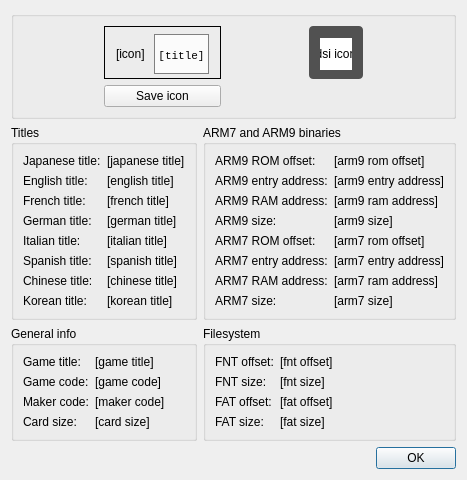
<?xml version="1.0" encoding="UTF-8"?>
<ui version="4.0">
 <class>ROMInfoDialog</class>
 <widget class="QDialog" name="ROMInfoDialog">
  <property name="geometry">
   <rect>
    <x>0</x>
    <y>0</y>
    <width>427</width>
    <height>434</height>
   </rect>
  </property>
  <property name="sizePolicy">
   <sizepolicy hsizetype="Fixed" vsizetype="Fixed">
    <horstretch>0</horstretch>
    <verstretch>0</verstretch>
   </sizepolicy>
  </property>
  <property name="windowTitle">
   <string>ROM info - melonDS</string>
  </property>
  <layout class="QGridLayout" name="gridLayout">
   <item row="2" column="0">
    <widget class="QGroupBox" name="titles">
     <property name="sizePolicy">
      <sizepolicy hsizetype="MinimumExpanding" vsizetype="MinimumExpanding">
       <horstretch>0</horstretch>
       <verstretch>0</verstretch>
      </sizepolicy>
     </property>
     <property name="title">
      <string>Titles</string>
     </property>
     <layout class="QFormLayout" name="formLayout">
      <item row="0" column="0">
       <widget class="QLabel" name="label_2">
        <property name="font">
         <font>
          <underline>false</underline>
         </font>
        </property>
        <property name="text">
         <string>Japanese title:</string>
        </property>
       </widget>
      </item>
      <item row="0" column="1">
       <widget class="QLabel" name="japaneseTitle">
        <property name="text">
         <string>[japanese title]</string>
        </property>
       </widget>
      </item>
      <item row="1" column="0">
       <widget class="QLabel" name="label_3">
        <property name="font">
         <font>
          <underline>false</underline>
         </font>
        </property>
        <property name="text">
         <string>English title:</string>
        </property>
       </widget>
      </item>
      <item row="1" column="1">
       <widget class="QLabel" name="englishTitle">
        <property name="text">
         <string>[english title]</string>
        </property>
       </widget>
      </item>
      <item row="2" column="0">
       <widget class="QLabel" name="label_4">
        <property name="font">
         <font>
          <underline>false</underline>
         </font>
        </property>
        <property name="text">
         <string>French title:</string>
        </property>
       </widget>
      </item>
      <item row="2" column="1">
       <widget class="QLabel" name="frenchTitle">
        <property name="text">
         <string>[french title]</string>
        </property>
       </widget>
      </item>
      <item row="3" column="0">
       <widget class="QLabel" name="label_5">
        <property name="font">
         <font>
          <underline>false</underline>
         </font>
        </property>
        <property name="text">
         <string>German title:</string>
        </property>
       </widget>
      </item>
      <item row="3" column="1">
       <widget class="QLabel" name="germanTitle">
        <property name="text">
         <string>[german title]</string>
        </property>
       </widget>
      </item>
      <item row="4" column="0">
       <widget class="QLabel" name="label_6">
        <property name="font">
         <font>
          <underline>false</underline>
         </font>
        </property>
        <property name="text">
         <string>Italian title:</string>
        </property>
       </widget>
      </item>
      <item row="4" column="1">
       <widget class="QLabel" name="italianTitle">
        <property name="text">
         <string>[italian title]</string>
        </property>
       </widget>
      </item>
      <item row="5" column="0">
       <widget class="QLabel" name="label_7">
        <property name="font">
         <font>
          <underline>false</underline>
         </font>
        </property>
        <property name="text">
         <string>Spanish title:</string>
        </property>
       </widget>
      </item>
      <item row="5" column="1">
       <widget class="QLabel" name="spanishTitle">
        <property name="text">
         <string>[spanish title]</string>
        </property>
       </widget>
      </item>
      <item row="6" column="0">
       <widget class="QLabel" name="label_25">
        <property name="font">
         <font>
          <underline>false</underline>
         </font>
        </property>
        <property name="text">
         <string>Chinese title:</string>
        </property>
       </widget>
      </item>
      <item row="6" column="1">
       <widget class="QLabel" name="chineseTitle">
        <property name="text">
         <string>[chinese title]</string>
        </property>
       </widget>
      </item>
      <item row="7" column="0">
       <widget class="QLabel" name="label_23">
        <property name="font">
         <font>
          <underline>false</underline>
         </font>
        </property>
        <property name="text">
         <string>Korean title:</string>
        </property>
       </widget>
      </item>
      <item row="7" column="1">
       <widget class="QLabel" name="koreanTitle">
        <property name="text">
         <string>[korean title]</string>
        </property>
       </widget>
      </item>
     </layout>
    </widget>
   </item>
   <item row="2" column="1">
    <widget class="QGroupBox" name="arm9AndArm7Binaries">
     <property name="title">
      <string>ARM7 and ARM9 binaries</string>
     </property>
     <layout class="QFormLayout" name="formLayout_2">
      <item row="0" column="0">
       <widget class="QLabel" name="label_11">
        <property name="font">
         <font>
          <underline>false</underline>
         </font>
        </property>
        <property name="text">
         <string>ARM9 ROM offset: </string>
        </property>
       </widget>
      </item>
      <item row="0" column="1">
       <widget class="QLabel" name="arm9RomOffset">
        <property name="text">
         <string>[arm9 rom offset]</string>
        </property>
       </widget>
      </item>
      <item row="1" column="0">
       <widget class="QLabel" name="label_12">
        <property name="font">
         <font>
          <underline>false</underline>
         </font>
        </property>
        <property name="text">
         <string>ARM9 entry address:</string>
        </property>
       </widget>
      </item>
      <item row="1" column="1">
       <widget class="QLabel" name="arm9EntryAddress">
        <property name="text">
         <string>[arm9 entry address]</string>
        </property>
       </widget>
      </item>
      <item row="2" column="0">
       <widget class="QLabel" name="label_14">
        <property name="font">
         <font>
          <underline>false</underline>
         </font>
        </property>
        <property name="text">
         <string>ARM9 RAM address:</string>
        </property>
       </widget>
      </item>
      <item row="2" column="1">
       <widget class="QLabel" name="arm9RamAddress">
        <property name="text">
         <string>[arm9 ram address]</string>
        </property>
       </widget>
      </item>
      <item row="3" column="0">
       <widget class="QLabel" name="label_16">
        <property name="font">
         <font>
          <underline>false</underline>
         </font>
        </property>
        <property name="text">
         <string>ARM9 size:</string>
        </property>
       </widget>
      </item>
      <item row="3" column="1">
       <widget class="QLabel" name="arm9Size">
        <property name="text">
         <string>[arm9 size]</string>
        </property>
       </widget>
      </item>
      <item row="4" column="0">
       <widget class="QLabel" name="label_15">
        <property name="font">
         <font>
          <underline>false</underline>
         </font>
        </property>
        <property name="text">
         <string>ARM7 ROM offset: </string>
        </property>
       </widget>
      </item>
      <item row="4" column="1">
       <widget class="QLabel" name="arm7RomOffset">
        <property name="text">
         <string>[arm7 rom offset]</string>
        </property>
       </widget>
      </item>
      <item row="5" column="0">
       <widget class="QLabel" name="label_13">
        <property name="font">
         <font>
          <underline>false</underline>
         </font>
        </property>
        <property name="text">
         <string>ARM7 entry address:</string>
        </property>
       </widget>
      </item>
      <item row="5" column="1">
       <widget class="QLabel" name="arm7EntryAddress">
        <property name="text">
         <string>[arm7 entry address]</string>
        </property>
       </widget>
      </item>
      <item row="6" column="0">
       <widget class="QLabel" name="label_18">
        <property name="font">
         <font>
          <underline>false</underline>
         </font>
        </property>
        <property name="text">
         <string>ARM7 RAM address:</string>
        </property>
       </widget>
      </item>
      <item row="6" column="1">
       <widget class="QLabel" name="arm7RamAddress">
        <property name="text">
         <string>[arm7 ram address]</string>
        </property>
       </widget>
      </item>
      <item row="7" column="0">
       <widget class="QLabel" name="label_17">
        <property name="font">
         <font>
          <underline>false</underline>
         </font>
        </property>
        <property name="text">
         <string>ARM7 size:</string>
        </property>
       </widget>
      </item>
      <item row="7" column="1">
       <widget class="QLabel" name="arm7Size">
        <property name="text">
         <string>[arm7 size]</string>
        </property>
       </widget>
      </item>
     </layout>
    </widget>
   </item>
   <item row="3" column="1">
    <widget class="QGroupBox" name="filesystem">
     <property name="sizePolicy">
      <sizepolicy hsizetype="MinimumExpanding" vsizetype="MinimumExpanding">
       <horstretch>0</horstretch>
       <verstretch>0</verstretch>
      </sizepolicy>
     </property>
     <property name="title">
      <string>Filesystem</string>
     </property>
     <layout class="QFormLayout" name="formLayout_4">
      <item row="0" column="0">
       <widget class="QLabel" name="label_19">
        <property name="font">
         <font>
          <underline>false</underline>
         </font>
        </property>
        <property name="text">
         <string>FNT offset:</string>
        </property>
       </widget>
      </item>
      <item row="0" column="1">
       <widget class="QLabel" name="fntOffset">
        <property name="text">
         <string>[fnt offset]</string>
        </property>
       </widget>
      </item>
      <item row="1" column="0">
       <widget class="QLabel" name="label_20">
        <property name="font">
         <font>
          <underline>false</underline>
         </font>
        </property>
        <property name="text">
         <string>FNT size:</string>
        </property>
       </widget>
      </item>
      <item row="1" column="1">
       <widget class="QLabel" name="fntSize">
        <property name="text">
         <string>[fnt size]</string>
        </property>
       </widget>
      </item>
      <item row="2" column="0">
       <widget class="QLabel" name="label_21">
        <property name="font">
         <font>
          <underline>false</underline>
         </font>
        </property>
        <property name="text">
         <string>FAT offset:</string>
        </property>
       </widget>
      </item>
      <item row="2" column="1">
       <widget class="QLabel" name="fatOffset">
        <property name="text">
         <string>[fat offset]</string>
        </property>
       </widget>
      </item>
      <item row="3" column="0">
       <widget class="QLabel" name="label_22">
        <property name="font">
         <font>
          <underline>false</underline>
         </font>
        </property>
        <property name="text">
         <string>FAT size:</string>
        </property>
       </widget>
      </item>
      <item row="3" column="1">
       <widget class="QLabel" name="fatSize">
        <property name="text">
         <string>[fat size]</string>
        </property>
       </widget>
      </item>
     </layout>
    </widget>
   </item>
   <item row="3" column="0">
    <widget class="QGroupBox" name="generalInfo">
     <property name="sizePolicy">
      <sizepolicy hsizetype="MinimumExpanding" vsizetype="MinimumExpanding">
       <horstretch>0</horstretch>
       <verstretch>0</verstretch>
      </sizepolicy>
     </property>
     <property name="title">
      <string>General info</string>
     </property>
     <layout class="QFormLayout" name="formLayout_3">
      <item row="0" column="0">
       <widget class="QLabel" name="label">
        <property name="font">
         <font>
          <underline>false</underline>
         </font>
        </property>
        <property name="text">
         <string>Game title:</string>
        </property>
       </widget>
      </item>
      <item row="0" column="1">
       <widget class="QLabel" name="gameTitle">
        <property name="text">
         <string>[game title]</string>
        </property>
       </widget>
      </item>
      <item row="1" column="0">
       <widget class="QLabel" name="label_8">
        <property name="font">
         <font>
          <underline>false</underline>
         </font>
        </property>
        <property name="text">
         <string>Game code:</string>
        </property>
       </widget>
      </item>
      <item row="1" column="1">
       <widget class="QLabel" name="gameCode">
        <property name="text">
         <string>[game code]</string>
        </property>
       </widget>
      </item>
      <item row="2" column="0">
       <widget class="QLabel" name="label_9">
        <property name="font">
         <font>
          <underline>false</underline>
         </font>
        </property>
        <property name="text">
         <string>Maker code:</string>
        </property>
       </widget>
      </item>
      <item row="2" column="1">
       <widget class="QLabel" name="makerCode">
        <property name="text">
         <string>[maker code]</string>
        </property>
       </widget>
      </item>
      <item row="3" column="0">
       <widget class="QLabel" name="label_10">
        <property name="font">
         <font>
          <underline>false</underline>
         </font>
        </property>
        <property name="text">
         <string>Card size:</string>
        </property>
       </widget>
      </item>
      <item row="3" column="1">
       <widget class="QLabel" name="cardSize">
        <property name="text">
         <string>[card size]</string>
        </property>
       </widget>
      </item>
     </layout>
    </widget>
   </item>
   <item row="4" column="0" colspan="2">
    <widget class="QDialogButtonBox" name="buttonBox">
     <property name="orientation">
      <enum>Qt::Horizontal</enum>
     </property>
     <property name="standardButtons">
      <set>QDialogButtonBox::Ok</set>
     </property>
    </widget>
   </item>
   <item row="0" column="0" colspan="2">
    <widget class="QGroupBox" name="groupBox_2">
     <layout class="QGridLayout" name="gridLayout_9">
      <item row="0" column="1">
       <widget class="QGroupBox" name="iconBox">
        <property name="sizePolicy">
         <sizepolicy hsizetype="Preferred" vsizetype="Preferred">
          <horstretch>0</horstretch>
          <verstretch>0</verstretch>
         </sizepolicy>
        </property>
        <property name="styleSheet">
         <string notr="true">#iconBox {
    border: 1px solid black;
    background-color:  qlineargradient(x1: 0, y1: 0, x2: 0, y2: 1, 
    stop: 0 white,  
    stop: 1 lightgrey);
}

#titleBox {
    border: 0.5px solid grey;
    background-color: #fbfbfb;
}

#iconTitle {
    color: black;
}
</string>
        </property>
        <property name="title">
         <string/>
        </property>
        <property name="alignment">
         <set>Qt::AlignCenter</set>
        </property>
        <property name="flat">
         <bool>false</bool>
        </property>
        <property name="checkable">
         <bool>false</bool>
        </property>
        <layout class="QGridLayout" name="gridLayout_2">
         <property name="topMargin">
          <number>2</number>
         </property>
         <property name="bottomMargin">
          <number>2</number>
         </property>
         <item row="0" column="1">
          <widget class="QLabel" name="iconImage">
           <property name="sizePolicy">
            <sizepolicy hsizetype="Preferred" vsizetype="Preferred">
             <horstretch>0</horstretch>
             <verstretch>0</verstretch>
            </sizepolicy>
           </property>
           <property name="minimumSize">
            <size>
             <width>32</width>
             <height>32</height>
            </size>
           </property>
           <property name="maximumSize">
            <size>
             <width>32</width>
             <height>32</height>
            </size>
           </property>
           <property name="text">
            <string>[icon]</string>
           </property>
          </widget>
         </item>
         <item row="0" column="2">
          <widget class="QGroupBox" name="titleBox">
           <property name="sizePolicy">
            <sizepolicy hsizetype="Expanding" vsizetype="Expanding">
             <horstretch>0</horstretch>
             <verstretch>0</verstretch>
            </sizepolicy>
           </property>
           <property name="title">
            <string/>
           </property>
           <layout class="QGridLayout" name="gridLayout_4">
            <property name="leftMargin">
             <number>1</number>
            </property>
            <property name="topMargin">
             <number>1</number>
            </property>
            <property name="rightMargin">
             <number>1</number>
            </property>
            <property name="bottomMargin">
             <number>1</number>
            </property>
            <item row="0" column="0">
             <widget class="QLabel" name="iconTitle">
              <property name="sizePolicy">
               <sizepolicy hsizetype="MinimumExpanding" vsizetype="MinimumExpanding">
                <horstretch>0</horstretch>
                <verstretch>0</verstretch>
               </sizepolicy>
              </property>
              <property name="font">
               <font>
                <family>Courier New</family>
                <pointsize>8</pointsize>
                <weight>50</weight>
                <italic>false</italic>
                <bold>false</bold>
               </font>
              </property>
              <property name="text">
               <string>[title]</string>
              </property>
              <property name="alignment">
               <set>Qt::AlignCenter</set>
              </property>
             </widget>
            </item>
           </layout>
          </widget>
         </item>
        </layout>
       </widget>
      </item>
      <item row="0" column="3">
       <widget class="QGroupBox" name="dsiIconBox">
        <property name="sizePolicy">
         <sizepolicy hsizetype="Minimum" vsizetype="Minimum">
          <horstretch>0</horstretch>
          <verstretch>0</verstretch>
         </sizepolicy>
        </property>
        <property name="styleSheet">
         <string notr="true">#dsiIconBox {
    border-radius: 4px;
    background-color: #515151;
}

#dsiIconImage {
    background-color: white;
}</string>
        </property>
        <property name="title">
         <string/>
        </property>
        <property name="alignment">
         <set>Qt::AlignCenter</set>
        </property>
        <property name="flat">
         <bool>false</bool>
        </property>
        <property name="checkable">
         <bool>false</bool>
        </property>
        <layout class="QGridLayout" name="gridLayout_10">
         <property name="leftMargin">
          <number>8</number>
         </property>
         <property name="topMargin">
          <number>6</number>
         </property>
         <property name="rightMargin">
          <number>8</number>
         </property>
         <property name="bottomMargin">
          <number>6</number>
         </property>
         <item row="0" column="0">
          <widget class="QLabel" name="dsiIconImage">
           <property name="sizePolicy">
            <sizepolicy hsizetype="Minimum" vsizetype="Minimum">
             <horstretch>0</horstretch>
             <verstretch>0</verstretch>
            </sizepolicy>
           </property>
           <property name="minimumSize">
            <size>
             <width>32</width>
             <height>32</height>
            </size>
           </property>
           <property name="maximumSize">
            <size>
             <width>32</width>
             <height>32</height>
            </size>
           </property>
           <property name="text">
            <string>[dsi icon]</string>
           </property>
           <property name="alignment">
            <set>Qt::AlignCenter</set>
           </property>
          </widget>
         </item>
        </layout>
       </widget>
      </item>
      <item row="0" column="0">
       <spacer name="horizontalSpacer">
        <property name="orientation">
         <enum>Qt::Horizontal</enum>
        </property>
        <property name="sizeHint" stdset="0">
         <size>
          <width>55</width>
          <height>20</height>
         </size>
        </property>
       </spacer>
      </item>
      <item row="0" column="4">
       <spacer name="horizontalSpacer_3">
        <property name="orientation">
         <enum>Qt::Horizontal</enum>
        </property>
        <property name="sizeHint" stdset="0">
         <size>
          <width>40</width>
          <height>20</height>
         </size>
        </property>
       </spacer>
      </item>
      <item row="0" column="2">
       <spacer name="horizontalSpacer_2">
        <property name="orientation">
         <enum>Qt::Horizontal</enum>
        </property>
        <property name="sizeHint" stdset="0">
         <size>
          <width>40</width>
          <height>20</height>
         </size>
        </property>
       </spacer>
      </item>
      <item row="1" column="1">
       <widget class="QPushButton" name="saveIconButton">
        <property name="text">
         <string>Save icon</string>
        </property>
       </widget>
      </item>
     </layout>
    </widget>
   </item>
  </layout>
 </widget>
 <resources/>
 <connections>
  <connection>
   <sender>buttonBox</sender>
   <signal>accepted()</signal>
   <receiver>ROMInfoDialog</receiver>
   <slot>accept()</slot>
   <hints>
    <hint type="sourcelabel">
     <x>248</x>
     <y>254</y>
    </hint>
    <hint type="destinationlabel">
     <x>157</x>
     <y>274</y>
    </hint>
   </hints>
  </connection>
  <connection>
   <sender>buttonBox</sender>
   <signal>rejected()</signal>
   <receiver>ROMInfoDialog</receiver>
   <slot>reject()</slot>
   <hints>
    <hint type="sourcelabel">
     <x>316</x>
     <y>260</y>
    </hint>
    <hint type="destinationlabel">
     <x>286</x>
     <y>274</y>
    </hint>
   </hints>
  </connection>
 </connections>
</ui>
